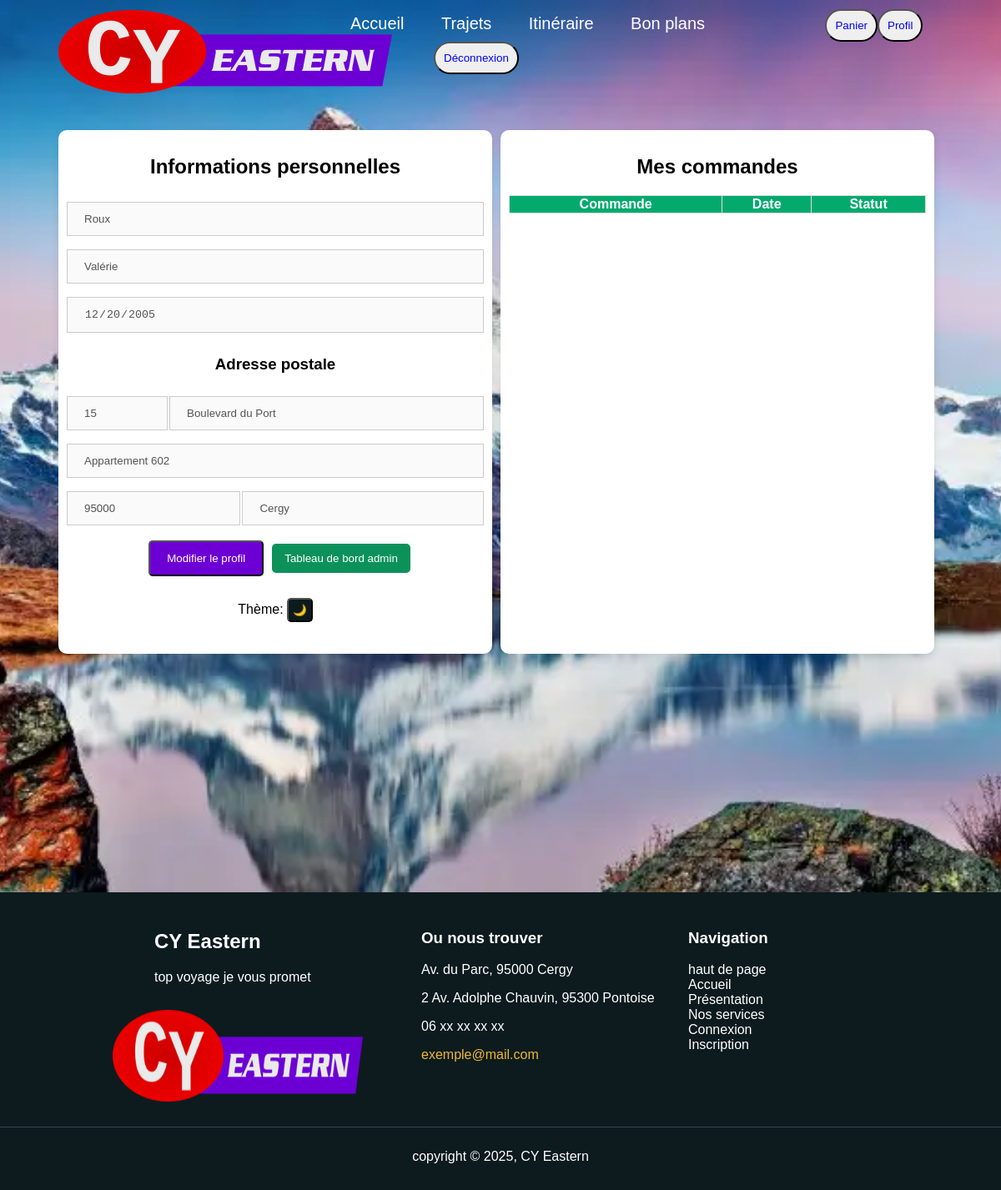
Before: /profil.php (signed in) with the older database file.
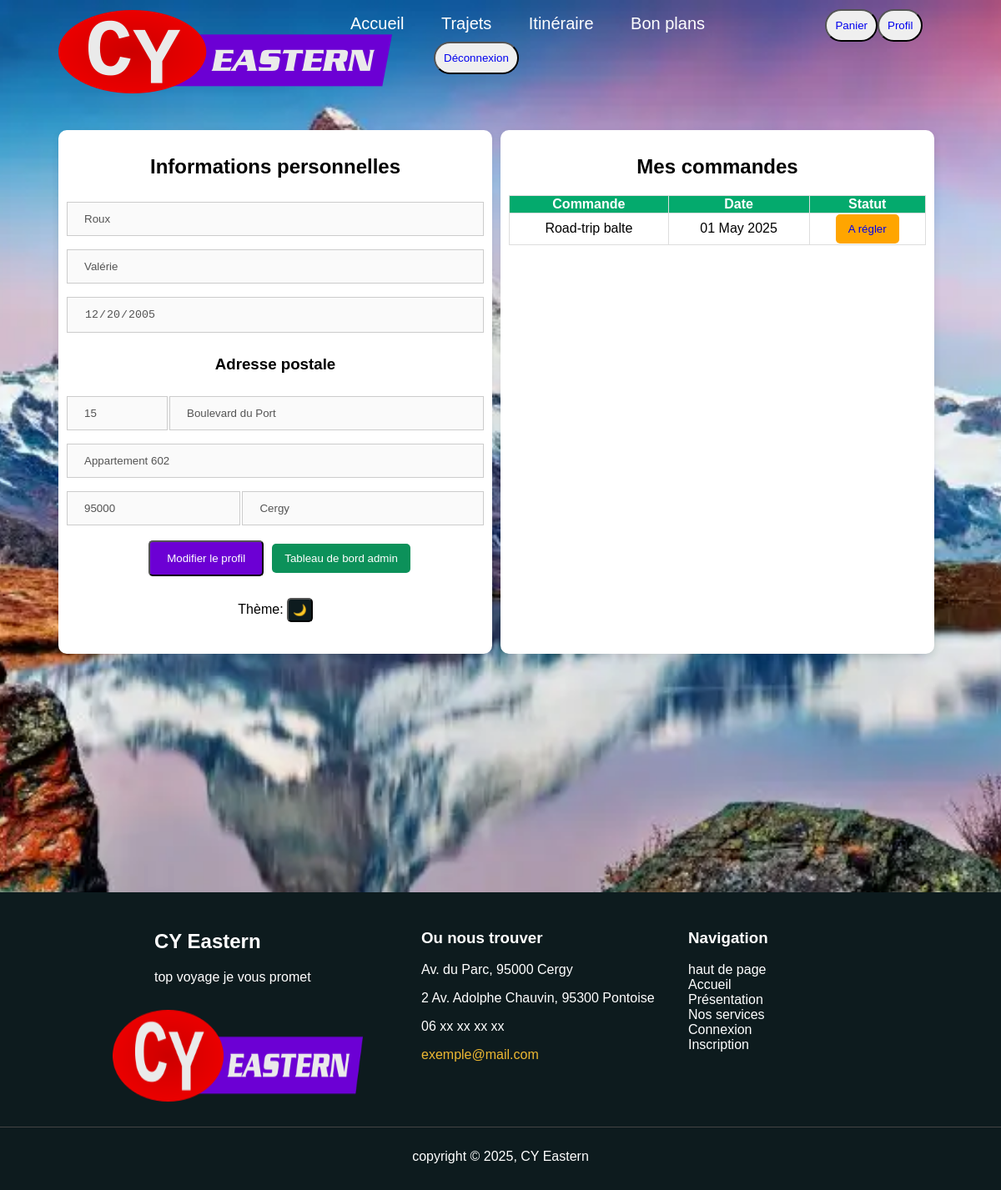
After: the same page with the newer database file.
### tables this page shows
CREATE TABLE `commandes` (
  `id` int(11) NOT NULL,
  `idCompte` int(11) NOT NULL,
  `idVoyage` int(11) NOT NULL,
  `nVoyageurs` int(11) NOT NULL,
  `debut` date NOT NULL,
  `total` int(11) NOT NULL,
  `paye` tinyint(1) NOT NULL,
  `creation` timestamp NOT NULL DEFAULT current_timestamp()
);

CREATE TABLE `voyage` (
  `id` int(11) NOT NULL,
  `titre` varchar(39) NOT NULL,
  `duree` tinyint(4) NOT NULL,
  `etapes` tinyint(4) NOT NULL,
  `transport` varchar(24) NOT NULL,
  `maxi` tinyint(4) NOT NULL,
  `prix` smallint(6) NOT NULL,
  `statut` tinyint(1) NOT NULL,
  `description` text NOT NULL
);

### api/linkDB.php (called while the page is built, shortened)
<?php
$linkDB = mysqli_connect("mariadb","valerie","meilleursite2025","clickjourney");
$voyageQuery = "SELECT * FROM voyage ORDER BY id";
$voyageResult = mysqli_query($linkDB, $voyageQuery);
$voyage = array();
while ($row = mysqli_fetch_assoc($voyageResult)) {
    $voyage[$row['id']] = $row;
}
$commandes = array();
if(isset($_SESSION['id'])) {
    $commandesQuery = "SELECT * FROM commandes WHERE idCompte='{$_SESSION['id']}'";
    $commandesResult = mysqli_query($linkDB, $commandesQuery);
    while ($row = mysqli_fetch_assoc($commandesResult)) {
        $commandes[$row['id']] = $row;
    }
}

### profil.php (the view, shortened to what the changed rows need)
<?php
include 'api/linkDB.php';
?>
<?php
$theme = $_COOKIE['theme'] ?? 'style';
$fiche = ($theme === 'sombre') ? 'sombre.css' : 'style.css';
?>
<!DOCTYPE html>
<html lang="fr">
<head>
    <link id="css" rel="stylesheet" type="text/css" href="<?= htmlspecialchars($fiche)?>">
</head>
<body id="haut">
<div>
    <div class="section_accueil">
        <section class="profil">
            <div class="profil-elmt">
                <form method="POST">
                    <h1>Informations personnelles</h1>
                </form>
            </div>
        </section>
        <section class="profil">
            <div class="profil-elmt">
                <h1>Mes commandes</h1>
                <div class="liste-commandes">
                    <table class="tableau-commandes">
                        <thead>
                        <tr>
                           <th>Commande</th>
                            <th>Date</th>
                            <th>Statut</th>
                        </tr>
                        </thead>
                    <?php
                    if(isset($commandes[0])) {
                        echo "<tr><td colspan='3' style='text-align: left'>Aucune commande</td></tr>";
                    } else {
                        foreach ($commandes as $commande) {
                            $creation = new DateTime($commande['debut']);
                            echo "<tr><td>" . htmlspecialchars($voyage[$commande['idVoyage']]['titre']) . "</td><td>" . date('d F Y', $creation->getTimestamp()) . "</td>";
                            if ($commande['paye'] == 1) {
                                echo '<td><button class="commandeconfirmee"><a >Confirmée</a></button></td></tr>';
                            } else if($commande["paye"] == 2) {
                                echo '<td><button class="commandecancel"><a>Annulée</a></button></td></tr>';
                            } else {
                                echo '<td><button class="commandeimpayee"><a  href="recapitulatif.php?commande=' . $commande['id'] . '">A régler</a></button></td></tr>';
                            }
                        }
                    }   ?>
                    </table>
                </div>
            </div>
        </section>
    </div>
    <footer>
        <div class="contenu">
            <div class="logo">
                <h2>CY Eastern</h2>
            </div>
        </div>
    </footer>
</body>
</html>

Changed rows visible on the page:
added commandes: idVoyage.titre "Road-trip balte", debut "01 May 2025"
